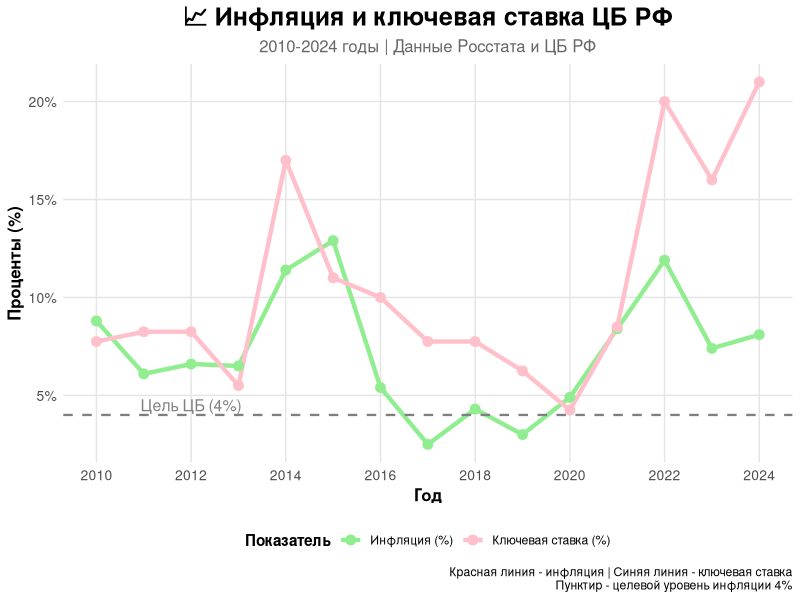
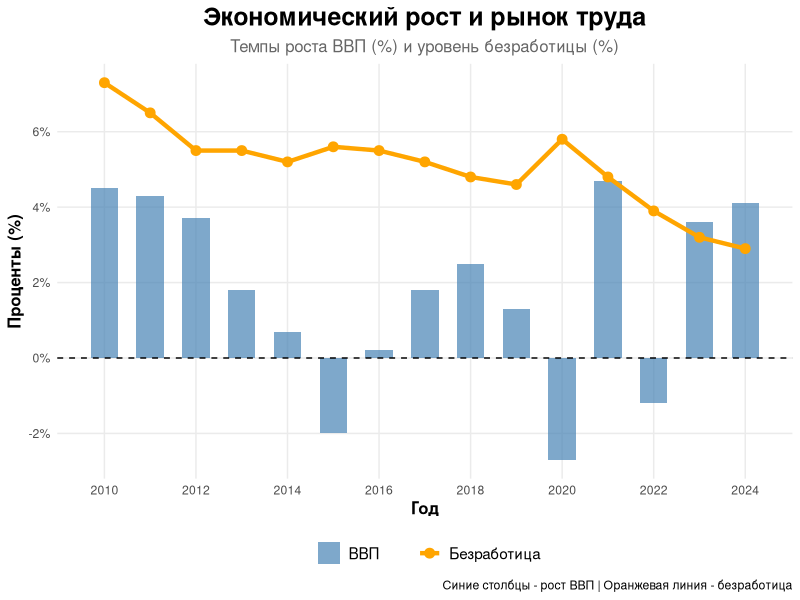
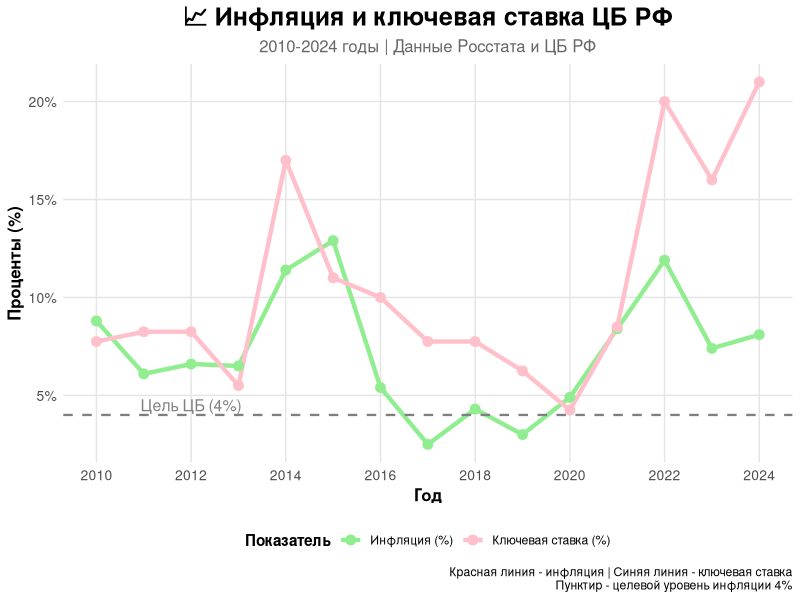
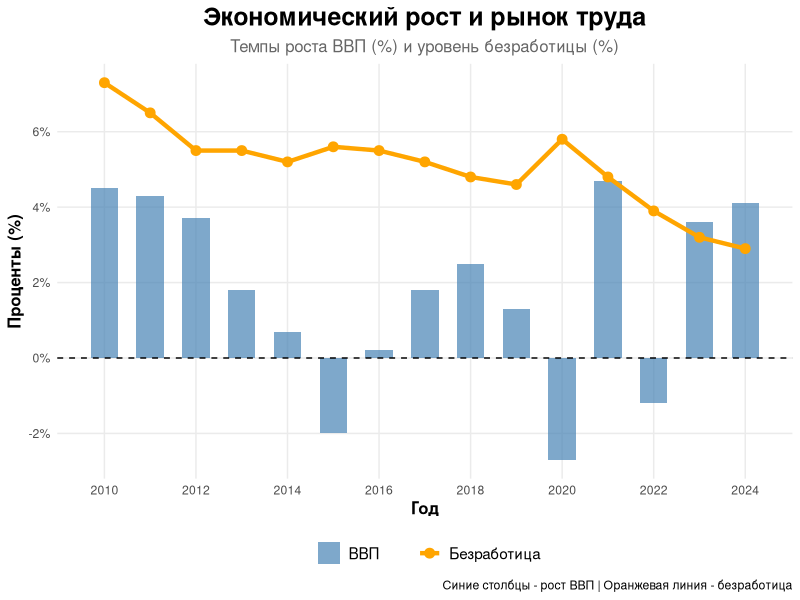

Recreate these plots in R, in order.
install.packages("readr")
install.packages("ggplot2")
install.packages("dplyr")

library(readr)
library(ggplot2)

data <- read_csv("economy_data.csv.txt")

library(tidyverse)
library(ggplot2)

setwd("C:/Users/guben/OneDrive/Рабочий стол")
data <- read_csv("economy_data.csv.txt")


print("Данные успешно загружены:")
print(head(data))
print("Структура данных:")
str(data)


data_long <- data %>%
  select(year, inflation, key_rate) %>%
  pivot_longer(cols = c(inflation, key_rate),
               names_to = "indicator",
               values_to = "percent")


p1 <- ggplot(data_long, aes(x = year, y = percent, color = indicator, group = indicator)) +
  geom_line(size = 1.5) +
  geom_point(size = 3) +
  geom_hline(yintercept = 4, linetype = "dashed", color = "gray50", size = 0.8) +
  annotate("text", x = 2012, y = 4.5, label = "Цель ЦБ (4%)", size = 4, color = "gray50") +
  scale_color_manual(values = c("inflation" = "lightgreen", "key_rate" = "pink"),
                     labels = c("Инфляция (%)", "Ключевая ставка (%)")) +
  labs(
    title = "📈 Инфляция и ключевая ставка ЦБ РФ",
    subtitle = "2010-2024 годы | Данные Росстата и ЦБ РФ",
    x = "Год",
    y = "Проценты (%)",
    color = "Показатель",
    caption = "Красная линия - инфляция | Синяя линия - ключевая ставка\nПунктир - целевой уровень инфляции 4%"
  ) +
  theme_minimal() +
  theme(
    plot.title = element_text(size = 18, face = "bold", hjust = 0.5),
    plot.subtitle = element_text(size = 12, hjust = 0.5, color = "gray40"),
    axis.title = element_text(size = 12, face = "bold"),
    axis.text = element_text(size = 10),
    legend.position = "bottom",
    legend.title = element_text(face = "bold"),
    panel.grid.minor = element_blank(),
    panel.grid.major = element_line(color = "gray90")
  ) +
  scale_x_continuous(breaks = seq(2010, 2024, by = 2)) +
  scale_y_continuous(breaks = seq(0, 25, by = 5),
                     labels = function(x) paste0(x, "%"))


print(p1)

ggsave("inflation_and_rate.png", width = 12, height = 7, dpi = 300)

data_scaled <- data %>%
  mutate(
    gdp_scaled = (gdp_growth + 10) / 20 * 8, 
    unemployment_scaled = unemployment
  )

p2 <- ggplot(data_scaled, aes(x = year)) +

  geom_col(aes(y = gdp_growth, fill = "ВВП"), alpha = 0.7, width = 0.6) +
 
  geom_line(aes(y = unemployment, color = "Безработица"), size = 1.5) +
  geom_point(aes(y = unemployment, color = "Безработица"), size = 3) +

  geom_hline(yintercept = 0, linetype = "dashed", color = "black", size = 0.5) +
  scale_fill_manual(values = c("ВВП" = "steelblue"), name = "") +
  scale_color_manual(values = c("Безработица" = "orange"), name = "") +
  labs(
    title = "Экономический рост и рынок труда",
    subtitle = "Темпы роста ВВП (%) и уровень безработицы (%)",
    x = "Год",
    y = "Проценты (%)",
    caption = "Синие столбцы - рост ВВП | Оранжевая линия - безработица"
  ) +
  theme_minimal() +
  theme(
    plot.title = element_text(size = 18, face = "bold", hjust = 0.5),
    plot.subtitle = element_text(size = 12, hjust = 0.5, color = "gray40"),
    axis.title = element_text(size = 12, face = "bold"),
    legend.position = "bottom",
    legend.text = element_text(size = 11),
    panel.grid.minor = element_blank()
  ) +
  scale_x_continuous(breaks = seq(2010, 2024, by = 2)) +
  scale_y_continuous(breaks = seq(-4, 12, by = 2),
                     labels = function(x) paste0(x, "%"))

print(p2)
ggsave("gdp_and_unemployment.png", width = 12, height = 7, dpi = 300)
